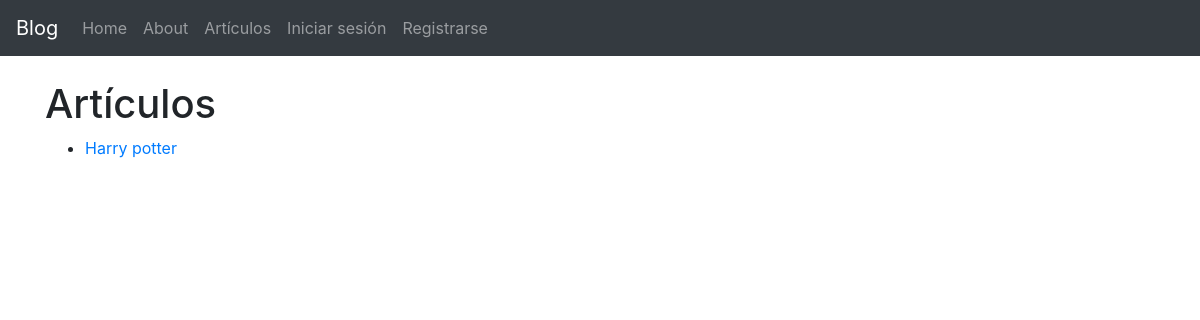
/blog/articles/, run on an earlier commit of the app's database.
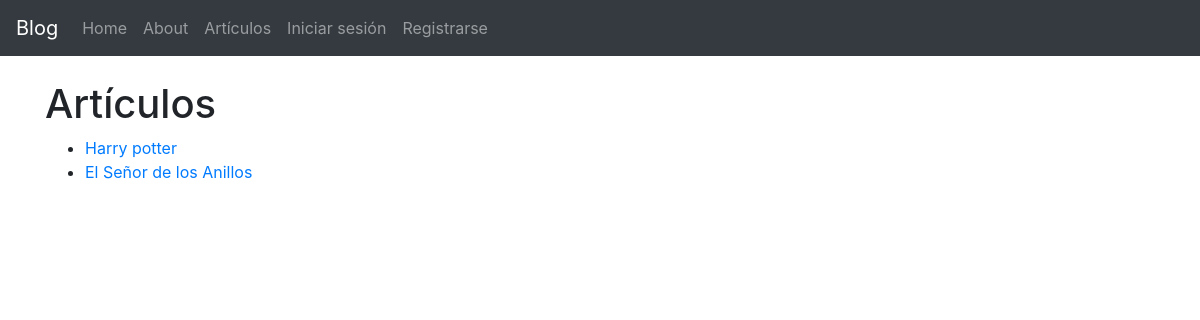
And on a later commit of the database.
### blog/models.py (models this page shows, shortened)
class Articulo(models.Model):
    titulo = models.CharField(max_length=100)
    subtitulo = models.CharField(max_length=100)
    cuerpo = models.TextField()
    fecha = models.DateTimeField(auto_now_add=True)
    imagen = models.ImageField(upload_to='articulos/', null=True, blank=True)
    autor = models.ForeignKey(User, on_delete=models.SET_NULL, null=True, default=None)

### blog/views.py (the view)
# urls.py: path('articles/', ListaArticulosView.as_view(), name='lista_articulos'),
class ListaArticulosView(View):
    def get(self, request):
        articulos = Articulo.objects.all()
        return render(request, 'blog/lista_articulos.html', {'articulos': articulos})

### blog/templates/blog/lista_articulos.html (shortened to what this page needs)
{% extends 'blog/base.html' %}
{% block content %}
    <h1>Artículos</h1>
    <ul>
        {% for articulo in articulos %}
            <li>
                <a href="{% url 'blog:detalle_articulo' articulo_id=articulo.id %}">{{ articulo.titulo }}</a>
            </li>
        {% empty %}
            <li>No hay artículos.</li>
        {% endfor %}
    </ul>
{% endblock %}

### blog/templates/blog/base.html (shortened to what this page needs)
<!DOCTYPE html>
<html lang="en">
<head>
    <link rel="stylesheet" href="https://stackpath.bootstrapcdn.com/bootstrap/4.5.2/css/bootstrap.min.css">
</head>
<body>
    <nav class="navbar navbar-expand-lg navbar-dark bg-dark">
        <a class="navbar-brand" href="{% url 'blog:home' %}">Blog</a>
        <div class="collapse navbar-collapse" id="navbarNav">
            <ul class="navbar-nav">
                <li class="nav-item">
                    <a class="nav-link" href="{% url 'blog:home' %}">Home</a>
                </li>
                <li class="nav-item">
                    <a class="nav-link" href="{% url 'blog:about' %}">About</a>
                </li>
                <li class="nav-item">
                    <a class="nav-link" href="{% url 'blog:lista_articulos' %}">Artículos</a>
                </li>
                {% if user.is_authenticated %}
                    <li class="nav-item">
                        <a class="nav-link" href="{% url 'perfiles:logout' %}">Cerrar sesión</a>
                    </li>
                    <li class="nav-item">
                        <a class="nav-link" href="{% url 'perfiles:profile' %}">Perfil</a>
                    </li>
                {% else %}
                    <li class="nav-item">
                        <a class="nav-link" href="{% url 'perfiles:login' %}">Iniciar sesión</a>
                    </li>
                    <li class="nav-item">
                        <a class="nav-link" href="{% url 'perfiles:registro' %}">Registrarse</a>
                    </li>
                {% endif %}
            </ul>
        </div>
    </nav>
    <div class="container mt-4">
        {% block content %}
        {% endblock %}
    </div>
</body>
</html>

What changed in the data, as far as the page shows it:
added Articulo: titulo "El Señor de los Anillos"
